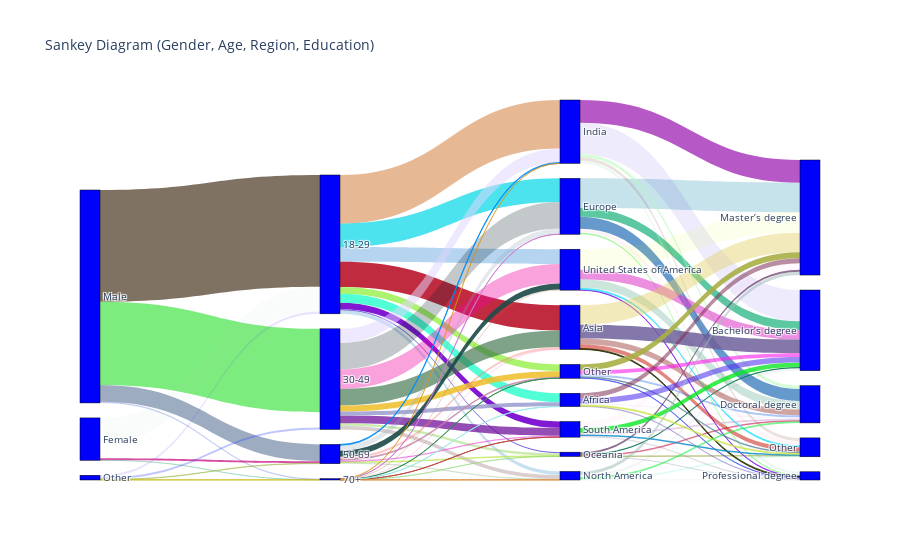

Here is the notebook cell this chart was saved with:
### Code cell
import plotly.graph_objects as go

fig = go.Figure(data=[go.Sankey(
    node = dict(
      pad = 15,
      thickness = 20,
      line = dict(color = "black", width = 0.5),
      label = node_labels,
      color = "blue"
    ),
    link = link)])

fig.update_layout(title_text="Sankey Diagram (Gender, Age, Region, Education)", font_size=10)
fig.show()
